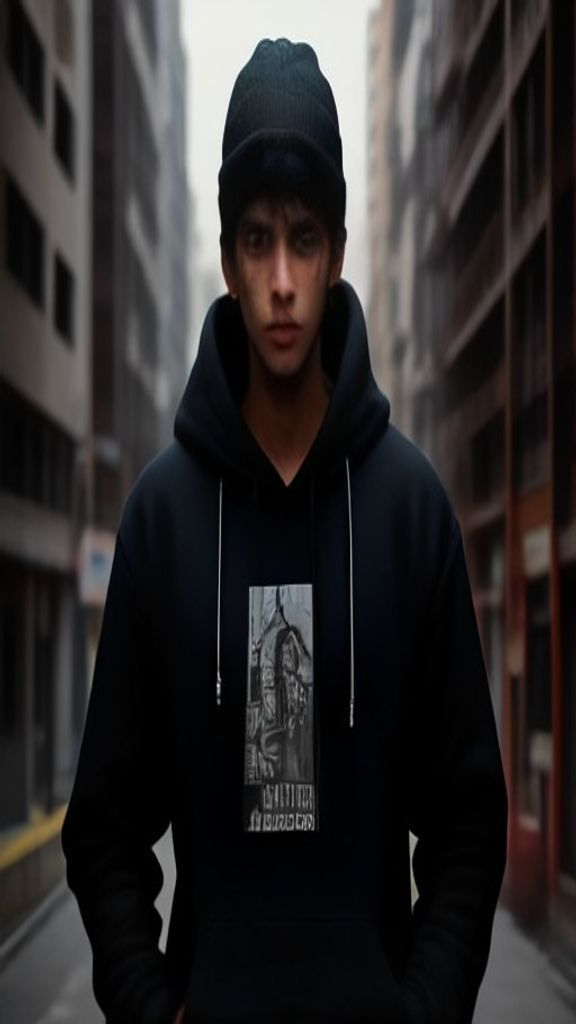
#> input picture auto flow/test_ai.jpg, 576 x 1024 px; its folder holds only this picture in this run
$ python -i video_generator.py   (imports and definitions only)
#> lines starting #> are read from the running program, lines starting #| are printed output that depends on the picture
import os
import urllib.parse
import subprocess
import time
import math
import requests
from pathlib import Path
from PIL import Image, ImageDraw, ImageFont, ImageFilter
from config import TEMP_DIR, FFMPEG_EXE, VIDEO_WIDTH, VIDEO_HEIGHT, VIDEO_FPS, GOOGLE_FLOW_API_KEY, REPLICATE_API_TOKEN

# [75 lines left out: functions fetch_ai_scene_image, render_cinematic_ai_clip, not called in this run]

def generate_procedural_scene_clip(scene, output_clip_path, duration=10.0):
    """
    Fallback canvas renderer.
    """
    width = VIDEO_WIDTH
    height = VIDEO_HEIGHT
    fps = VIDEO_FPS
    total_frames = int(duration * fps)

    frames_dir = TEMP_DIR / f"frames_scene_{scene['scene_number']}"
    if frames_dir.exists():
        import shutil
        try:
            shutil.rmtree(frames_dir)
        except Exception:
            pass
    frames_dir.mkdir(parents=True, exist_ok=True)

    narration_text = scene.get("narration", f"Scene {scene['scene_number']}")
    shot_desc = scene.get("shot_description", "News highlight")
    scene_num = scene.get("scene_number", 1)

    color_schemes = [
        ((15, 23, 42), (99, 102, 241), (168, 85, 247)),
        ((10, 25, 47), (14, 165, 233), (56, 189, 248)),
        ((24, 9, 39), (236, 72, 153), (244, 114, 182)),
        ((17, 24, 39), (34, 197, 94), (74, 222, 128)),
        ((30, 15, 10), (249, 115, 22), (251, 146, 60)),
        ((15, 23, 42), (234, 179, 8), (250, 204, 21))
    ]
    bg_dark, accent1, accent2 = color_schemes[(scene_num - 1) % len(color_schemes)]

    try:
        font_large = ImageFont.truetype("arial.ttf", 64)
        font_mid = ImageFont.truetype("arial.ttf", 44)
        font_small = ImageFont.truetype("arial.ttf", 32)
    except Exception:
        font_large = font_mid = font_small = ImageFont.load_default()

    frame_count = 0
    for frame_i in range(0, total_frames, 2):
        t = frame_i / float(total_frames)

        img = Image.new("RGB", (width, height), bg_dark)
        draw = ImageDraw.Draw(img)

        glow_radius = int(300 + 80 * math.sin(t * math.pi * 2))
        cx = int(width / 2 + 100 * math.cos(t * math.pi))
        cy = int(height / 3 + 100 * math.sin(t * math.pi))
        draw.ellipse([cx - glow_radius, cy - glow_radius, cx + glow_radius, cy + glow_radius], fill=accent1)
        img = img.filter(ImageFilter.GaussianBlur(radius=70))
        draw = ImageDraw.Draw(img)

        badge_text = f"NEWS SHORT • SCENE 0{scene_num} / 06"
        draw.rounded_rectangle([80, 120, width - 80, 200], radius=40, fill=(0, 0, 0, 180), outline=accent1, width=3)
        draw.text((width // 2, 160), badge_text, font=font_small, fill=(255, 255, 255), anchor="mm")

        card_zoom = 1.0 + 0.05 * math.sin(t * math.pi)
        card_w = int(880 * card_zoom)
        card_h = int(720 * card_zoom)
        card_x = (width - card_w) // 2
        card_y = (height - card_h) // 2 - 40

        draw.rounded_rectangle([card_x, card_y, card_x + card_w, card_y + card_h], radius=30, fill=(15, 23, 42), outline=accent2, width=4)

        char_cx = width // 2
        char_cy = card_y + 200
        draw.ellipse([char_cx - 90, char_cy - 90, char_cx + 90, char_cy + 90], fill=(30, 41, 59), outline=accent1, width=4)
        draw.text((char_cx, char_cy), "👦🏻", font=font_large, anchor="mm")
        draw.text((width // 2, card_y + 320), "22Y INDIAN CREATOR • BLACK HOODIE", font=font_small, fill=accent1, anchor="mm")

        words = shot_desc.upper().split()
        line1 = " ".join(words[:len(words)//2 + 1])
        line2 = " ".join(words[len(words)//2 + 1:])
        draw.text((width // 2, card_y + 400), line1, font=font_mid, fill=accent2, anchor="mm")
        if line2:
            draw.text((width // 2, card_y + 460), line2, font=font_mid, fill=(255, 255, 255), anchor="mm")

        frame_file = frames_dir / f"frame_{frame_count:04d}.png"
        img.save(frame_file)
        frame_count += 1

    pattern_path = str((frames_dir / "frame_%04d.png").resolve()).replace("\\", "/")
    cmd = [
        FFMPEG_EXE, "-y",
        "-framerate", str(fps // 2),
        "-i", pattern_path,
        "-c:v", "libx264",
        "-pix_fmt", "yuv420p",
        "-vf", f"scale={width}:{height},fps={fps}",
        str(output_clip_path)
    ]
    subprocess.run(cmd, check=True)
    return str(output_clip_path)

# [37 lines left out: function generate_video_clips, not called in this run]

# [10 lines not run here, left out]

>>> import cv2
>>> picture = cv2.imread('test_ai.jpg', cv2.IMREAD_GRAYSCALE)
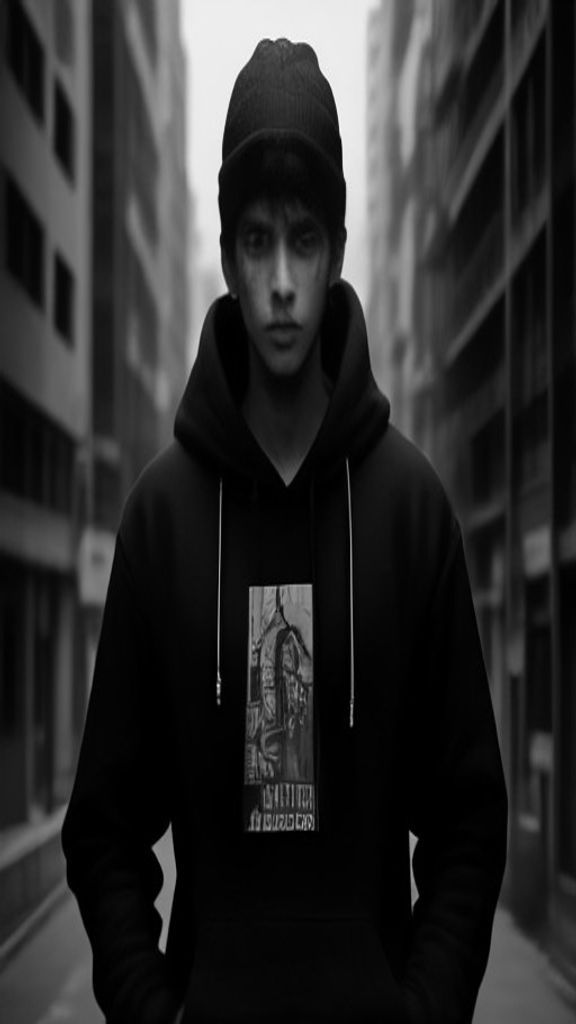
#> picture: shape (1024, 576); min 0, max 255, mean 43.9
>>> result = generate_procedural_scene_clip(picture, 'out.png')
#> (the run stopped early here; a loop or call above may not have finished)

$ run again, on auto flow/test_flux.jpg
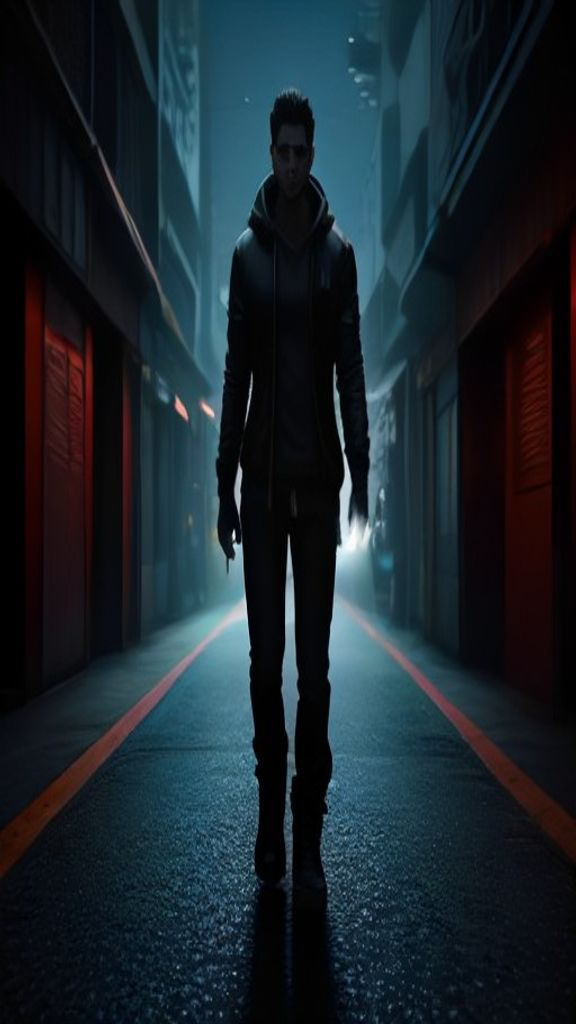
#> input picture auto flow/test_flux.jpg, 576 x 1024 px
#> `picture = cv2.imread('test_ai.jpg', cv2.IMREAD_GRAYSCALE)`:
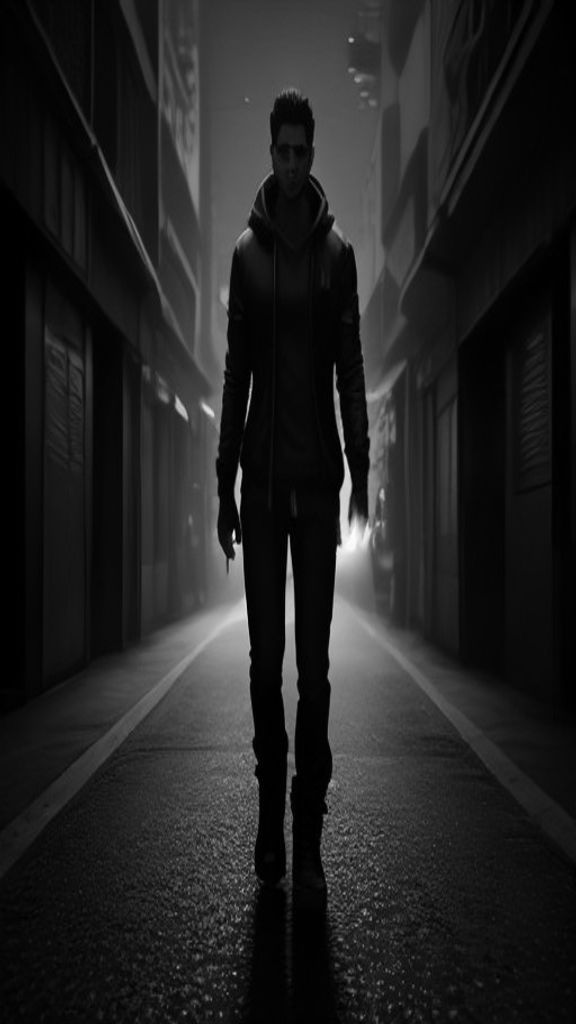
#> picture: shape (1024, 576); min 0, max 253, mean 35.1
